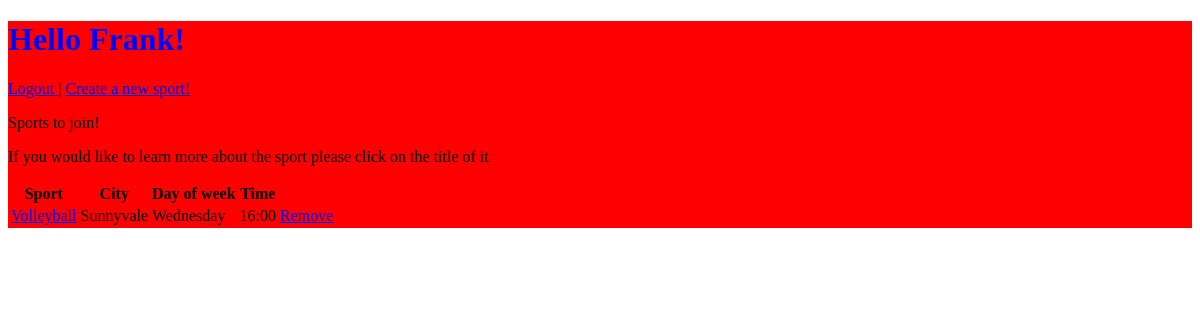
Before: /dashboard (signed in) with the older database file.
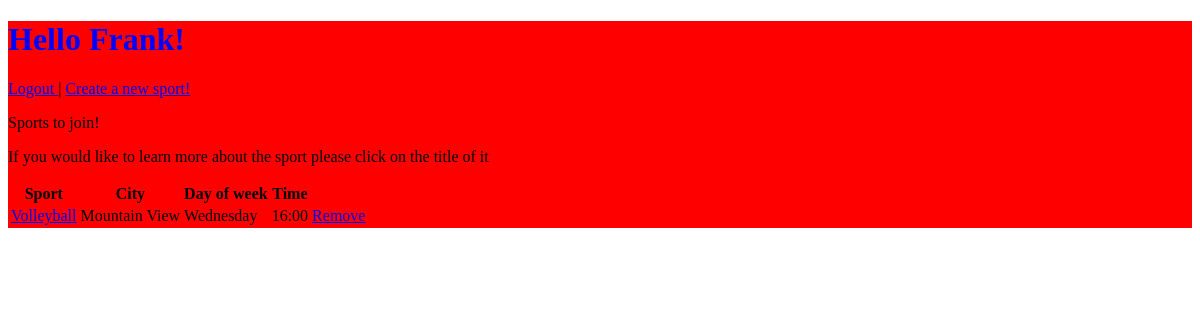
After: the same page with the newer database file.
### sportsPageApp/models.py (models this page shows)
class User(models.Model):
    first_name = models.CharField(max_length=255)
    last_name = models.CharField(max_length=255)
    email = models.CharField(max_length=255)
    password = models.CharField(max_length=255)
    create_at = models.DateTimeField(auto_now_add = True)
    update_at = models.DateTimeField(auto_now = True)
    objects = UserManager()

class Sport(models.Model):
    sport_name = models.CharField(max_length=255)
    description = models.CharField(max_length=255)
    city = models.CharField(max_length=255)
    day_of_week = models.CharField(max_length=255)
    time = models.CharField(max_length=255)
    creator = models.ForeignKey(User, related_name="sports", on_delete=models.CASCADE)
    create_at = models.DateTimeField(auto_now_add = True)
    update_at = models.DateTimeField(auto_now = True)
    objects = SportManager()

### sportsPageApp/views.py (the view)
# urls.py: path('dashboard', views.dashboard),
def dashboard(request):
    if "user_id" not in request.session:
        return redirect("/")
    context = {
        "logged_in_user": User.objects.get(id = request.session['user_id']),
    }
    return render(request, "dashboard.html", context)

### sportsPageApp/templates/dashboard.html (shortened to what this page needs)
<!DOCTYPE html>
{% load static %}
<html lang="en">
<head>
    <link rel="stylesheet" type="text/css" href="{% static 'css/dashboard_css.css' %}">
</head>
<div class="container">
<body>
    <h1>Hello {{ logged_in_user.first_name }}!</h1>
    <a href="/logout">Logout </a> |
    <a href="/sports/new">Create a new sport!</a>
    <p>Sports to join!</p>
    <p>If you would like to learn more about the sport please click on the title of it</p>
    <table>
        <thead>
            <tr>
                <th>Sport</th>
                <th>City</th>
                <th>Day of week</th>
                <th>Time</th>
            </tr>
        </thead>
        <tbody>
            {% for sport in logged_in_user.sports.all %}
            <tr>
                <td><a href="/sports/display/{{ sport.id }}">{{ sport.sport_name }}</a></td>
                <td>{{ sport.city }}</td>
                <td>{{ sport.day_of_week }}</td>
                <td>{{ sport.time }}</td>
                <td><a href="/sports/remove/{{ sport.id }}">Remove</td>
            </tr>
            {% endfor %}
        </tbody>
    </table>
</div>
</body>
</html>

### sportsPageApp/static/css/dashboard_css.css (style rules this page uses)
h1 { color: blue; }
.container { background-color: red; }

Changed rows visible on the page:
changed Sport "Volleyball": city "Sunnyvale" → "Mountain View"
